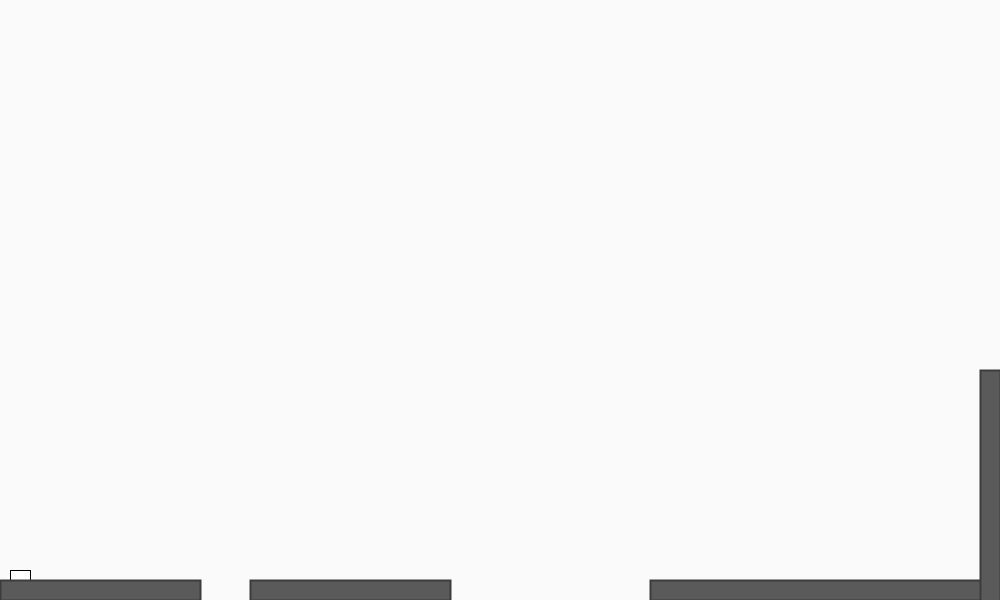
Frame 1 (no input)
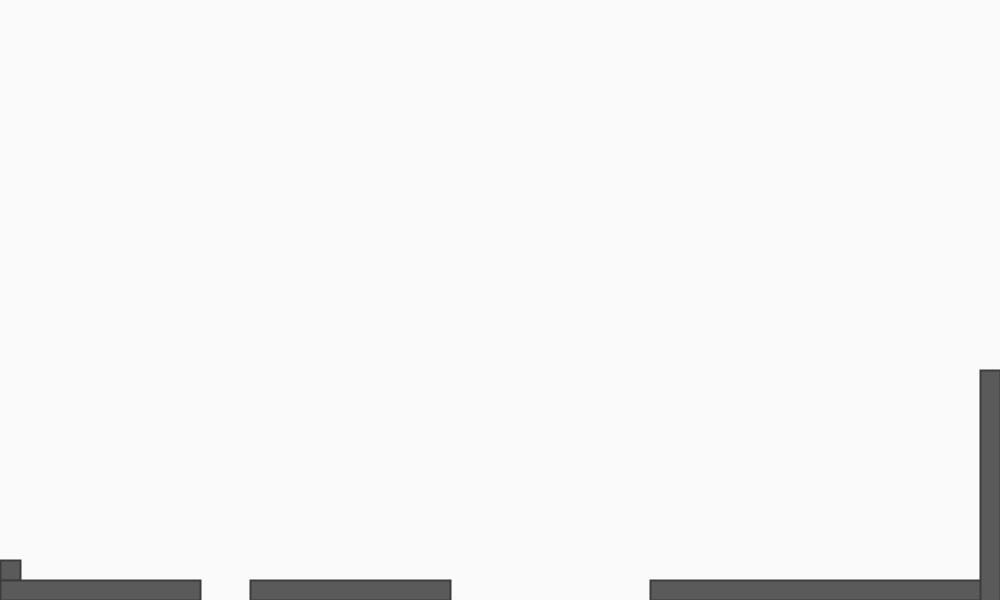
Frame 60 (the mouse pressed at the canvas centre just before this capture)
Frame 120 (the mouse held since frame 60 and released just before this capture): identical to frame 60, image omitted

The Processing sketch that drew these frames (run headless with seeded random() and noise(); from frame 60 on, the mouse is pressed at the canvas centre):

// Processing sketch: Eksamens_Spil__8_2
// ── Eksamens_Spil__8_2.pde
float Xplayer = 10;
float Yplayer = 570;
float playerWidth = 20;
float playerHeight = 20;
int Yground1 = 590;
int Yground2 = 570;
int Xground2 = 990;

level lane1,lane2,lane3,lane4,wall1;

void setup() {
  smooth();
  size(1000,600);
  lane1 = new level(100,Yground1,200,20);
  lane2 = new level(350,Yground1,200,20);
  lane3 = new level(850,Yground1,400,20);
  wall1 = new level(Xground2,Yground2,20,400);
  

}

void draw() {
  background(250);
  player();
  lane1.lane();
  lane2.lane();
  lane3.lane();
  wall1.lane();
  
}

void player() {
  rect(Xplayer,Yplayer,playerWidth,playerHeight);
  rectMode(CENTER);
  fill(90);
  stroke(60);
  strokeWeight(2); 
  playerMove();
  playerBoundaries();
  playerGravity();
  
}

void playerMove() {  
  if (Yplayer >= 570) {Yplayer = 570;}
  else Yplayer += 1;
  
  if (Yplayer <= 520) {Yplayer = 570;}
  else Yplayer -= 0;

}
  
void playerBoundaries() {   
   if (Xplayer < 0) {Xplayer = 0;}
   if (Xplayer > Xground2) {Xplayer = 970;}
   
}   
   
void playerGravity() {
   if (Xplayer <= 200 || Xplayer >= 250 || Yplayer < 570 && Xplayer <= 450 || Xplayer >= 650 || Yplayer < 570) {Yplayer =+ Yplayer;}
   else Yplayer += 20;
 
   
   if (Yplayer >= 600) exit();


}

void keyPressed() {
  if (key == CODED) {
  if (keyCode == LEFT) {Xplayer -= 10;}  
  if (keyCode == RIGHT) {Xplayer += 10;}  
  if (keyCode == UP) {Yplayer -= 50;} 

}
}

// ── Class_level.pde
class level {

  int XgoundLevel,YgoundLevel,XlaneWidth,YlaneHeight; 
 
  level(int Xgl, int Ygl, int Xlw, int Ylh) {
  XgoundLevel = Xgl;
  YgoundLevel = Ygl;
  XlaneWidth = Xlw;
  YlaneHeight = Ylh;
}
 void lane() {
 rect(XgoundLevel,YgoundLevel,XlaneWidth,YlaneHeight);
 fill(90);
 stroke(60);
 strokeWeight(2); 
 
 } 
  
 void wall() {
 rect(XgoundLevel,YgoundLevel,XlaneWidth,YlaneHeight);
 fill(90);
 stroke(60);
 strokeWeight(2); 

  }
}
